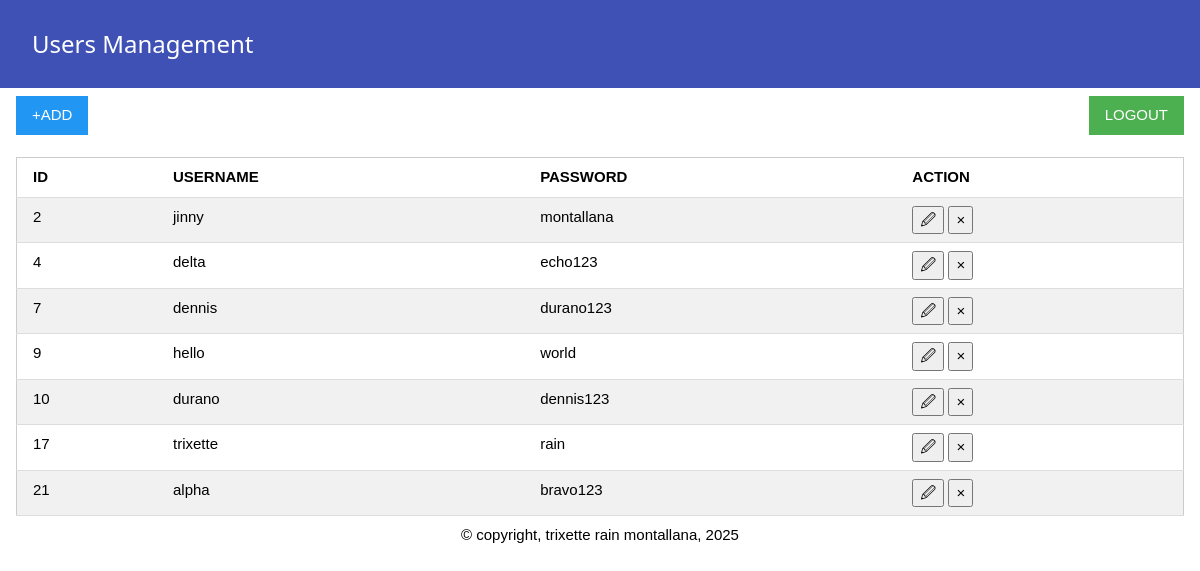
/main (signed in), run on the app's committed database.
### tables this page shows
CREATE TABLE users(id integer primary key autoincrement,username varchar(25),password varchar(25));

### app.py (the view)
@app.route("/main")
def main()->None:
    if 'username' in session:
        users:list = getall('users')
        return render_template('main.html',userlist=users)
    else:
        flash('Log in Properly','info')
        return redirect("/")

### app.py (called while the page is built)
@app.after_request
def after_request(response):
    response.headers["Cache-Control"] = "no-cache, no-store, must-revalidate"
    return response

### db/dbhelper.py (called while the page is built)
def getprocess(sql:str,vals:list)->list:
    print(sql)
    conn:any=connect(database)
    conn.row_factory=Row
    cursor:any=conn.cursor()
    cursor.execute(sql,vals)
    data:list=cursor.fetchall()
    cursor.close()
    conn.close()
    return data

def getall(table:str)->list:
    sql:str = f"SELECT * FROM `{table}`"
    return getprocess(sql,[])

### templates/main.html (shortened to what this page needs)
{% extends 'base.html'%}
{% block content %}
	<button class='w3-button w3-green w3-right' onclick="logout()">LOGOUT</button>
	<button class='w3-button w3-blue ' onclick="modalcontrol('mymodal','block')">+ADD</button>
	<br><br>
	<table class='w3-table-all'>
		<tr>
			<th>ID</th>
			<th>USERNAME</th>
			<th>PASSWORD</th>
			<th>ACTION</th>
		</tr>
		{% for user in userlist %}
		<tr>
			<td>{{ user['id'] }}</td>
			<td>{{ user['username'] }}</td>
			<td>{{ user['password'] }}</td>
			<td>
				<button onclick="edituser('{{ user['id'] }}','{{ user['username'] }}','{{ user['password'] }}')">&#128393;</button>
				<button onclick="deleteuser({{ user['id'] }})">&times;</button>
			</td>
		</tr>
		{% endfor%}
	</table>
{% endblock %}

### templates/base.html (shortened to what this page needs)
<!DOCTYPE html>
<html>
	<head>
		<link rel="stylesheet" href="{{ url_for('static',filename='css/w3.css') }}">
	</head>
	<body >
		<div class='w3-bar w3-indigo w3-padding'>
			<h3 class='w3-bar-item'>Users Management</h3>
		</div>
		<div class='w3-padding'>
			{% block content %}
			{% endblock %}
		</div>
		<center>
			&copy; copyright, trixette rain montallana, 2025
		</center>
	</body>
</html>

### static/css/w3.css (style rules this page uses)
*,*:before,*:after { box-sizing:inherit }
html { -ms-text-size-adjust:100%;-webkit-text-size-adjust:100% }
body { margin:0 }
button,input,select,textarea,optgroup { font:inherit;margin:0 }
button,input { overflow:visible }
button,select { text-transform:none }
button,[type=button],[type=reset],[type=submit] { -webkit-appearance:button }
html,body { font-family:Verdana,sans-serif;font-size:15px;line-height:1.5 }
html { overflow-x:hidden }
h3 { font-size:24px }
h1,h2,h3,h4,h5,h6 { font-family:"Segoe UI",Arial,sans-serif;font-weight:400;margin:10px 0 }
.w3-table,.w3-table-all { border-collapse:collapse;border-spacing:0;width:100%;display:table }
.w3-table-all { border:1px solid #ccc }
.w3-bordered tr,.w3-table-all tr { border-bottom:1px solid #ddd }
.w3-table-all tr:nth-child(odd) { background-color:#fff }
.w3-table-all tr:nth-child(even) { background-color:#f1f1f1 }
.w3-table td,.w3-table th,.w3-table-all td,.w3-table-all th { padding:8px 8px;display:table-cell;text-align:left;vertical-align:top }
.w3-table th:first-child,.w3-table td:first-child,.w3-table-all th:first-child,.w3-table-all td:first-child { padding-left:16px }
.w3-btn,.w3-button { border:none;display:inline-block;padding:8px 16px;vertical-align:middle;overflow:hidden;text-decoration:none;color:inherit;background-color:inherit;text-align:center;cursor:pointer;white-space:nowrap }
.w3-btn,.w3-button { -webkit-touch-callout:none;-webkit-user-select:none;-khtml-user-select:none;-moz-user-select:none;-ms-user-select:none;user-select:none }
.w3-bar { width:100%;overflow:hidden }
.w3-bar .w3-bar-item { padding:8px 16px;float:left;width:auto;border:none;display:block;outline:0 }
.w3-container:after,.w3-container:before,.w3-panel:after,.w3-panel:before,.w3-row:after,.w3-row:before,.w3-row-padding:after,.w3-row-padding:before, .w3-cell-row:before,.w3-cell-row:after,.w3-clear:after,.w3-clear:before,.w3-bar:before,.w3-bar:after { content:"";display:table;clear:both }
.w3-padding { padding:8px 16px!important }
.w3-right { float:right!important }
.w3-blue,.w3-hover-blue:hover { color:#fff!important;background-color:#2196F3!important }
.w3-green,.w3-hover-green:hover { color:#fff!important;background-color:#4CAF50!important }
.w3-indigo,.w3-hover-indigo:hover { color:#fff!important;background-color:#3f51b5!important }

### data on the page
users: id "2", username "jinny", password "montallana"
users: id "4", username "delta", password "echo123"
users: id "7", username "dennis", password "durano123"
users: id "9", username "hello", password "world"
users: id "10", username "durano", password "dennis123"
users: id "17", username "trixette", password "rain"
users: id "21", username "alpha", password "bravo123"
